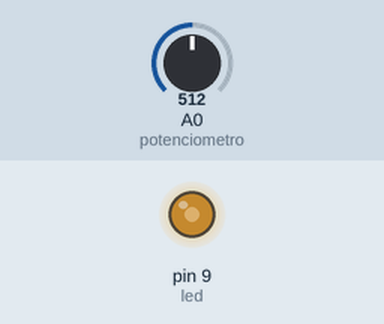
Simulated run of this sketch. Board: Arduino Uno, built with avr-gcc and run on an emulated ATmega328P. Shown: output pins drawn as LEDs (lit = HIGH). Inputs (shaded band) come from the test bench; at power-on: A0 (potenciometro) = 512.

Above: at 1.2 s.
1.3 s: A0 (potenciometro) set to 716
At 2.3 s:
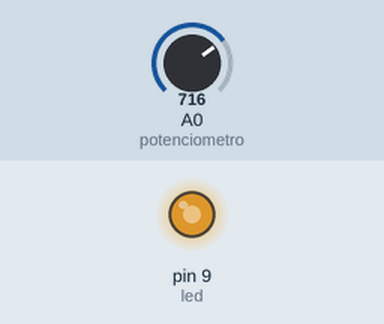
2.8 s: A0 (potenciometro) set to 900
At 3.6 s:
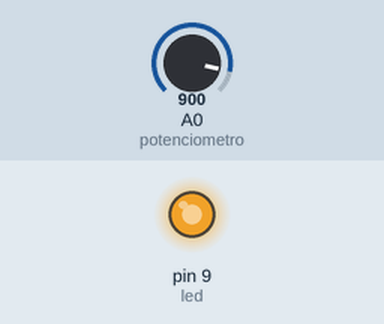
4.3 s: A0 (potenciometro) set to 122
At 4.6 s:
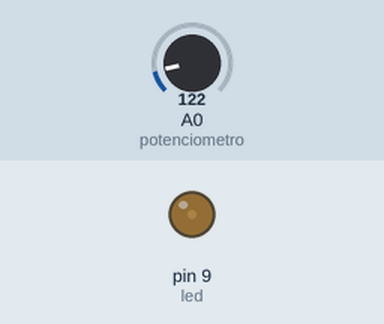
5.8 s: A0 (potenciometro) set to 0
At 7.0 s:
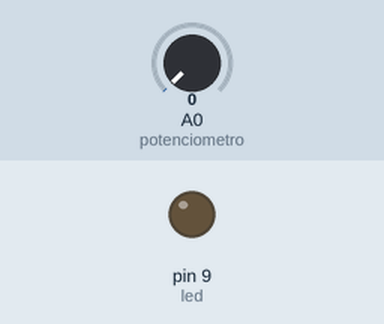
7.3 s: A0 (potenciometro) set to 511
At 8.1 s:
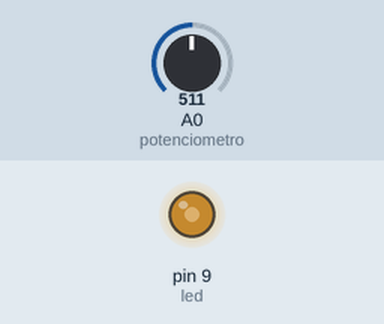
Timing chart, 0 to 9.8 s (numbered marks = the images above; inputs shaded):
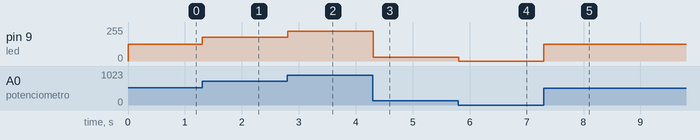

Measured:
- after the input at 1.3 s, pin 9 (led): 127/255 → 178/255 at once
- after the input at 2.8 s, pin 9 (led): 178/255 → 224/255 at once
- after the input at 4.3 s, pin 9 (led): 224/255 → 30/255 at once
- after the input at 5.8 s, pin 9 (led): 30/255 → 0/255 at once
- after the input at 7.3 s, pin 9 (led): 0/255 → 127/255 at once

The sketch:

07_04_brilho_led_map.ino
```cpp
const int potenciometro = A0;
const int led = 9;

void setup() {
  pinMode(led, OUTPUT);
}

void loop() {
  int leitura = analogRead(potenciometro);
  int brilho = map(leitura, 0, 1023, 0, 255);
  analogWrite(led, brilho);
  delay(10);
}
```
